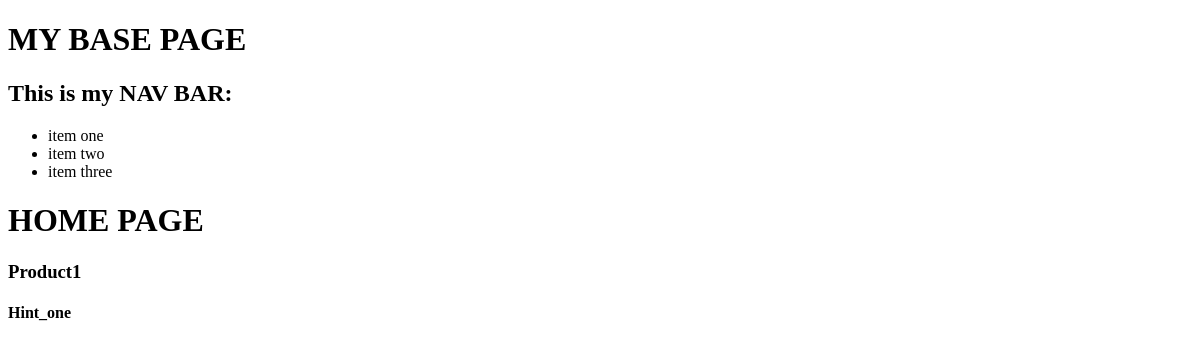
Before: / with the older database file.
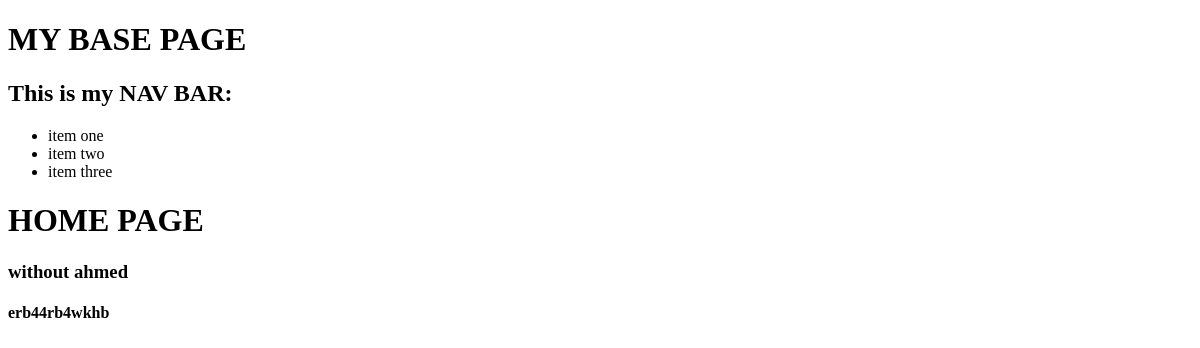
After: the same page with the newer database file.
### myapp/models.py (models this page shows, shortened)
class Product(models.Model):
    title = models.CharField(max_length=55)
    hint = models.CharField(max_length=100)
    description = models.TextField()
    summary = models.TextField()
    price = models.DecimalField(max_digits=2, decimal_places=True)

### myapp/views.py (the view)
# urls.py: path('', my_main_page, name='home'),
def my_main_page(request, *args, **kwargs):
    obj = Product.objects.get(id=1)
    context = {'object': obj}
    return render(request, 'product/home.html', context)

### templates/product/home.html
{% extends 'base.html' %}
{% block content %}
    <h1>HOME PAGE</h1>
        <h3>{{ object.title }}</h3>
        <h4>{{ object.hint }}</h4>
{% endblock %}

### templates/base.html (shortened to what this page needs)
<!DOCTYPE html>
<html lang="en">
<head>
</head>
<body>
<H1>MY BASE PAGE</H1>
<h2>This is my NAV BAR:</h2>
    <nav>
        <ul>
            <li>item one</li>
            <li>item two</li>
            <li>item three</li>
        </ul>
    </nav>
    {% block content %}
    {% endblock %}
</body>
</html>

Changed rows visible on the page:
changed Product: title "Product1" → "without ahmed"; hint "Hint_one" → "erb44rb4wkhb"
